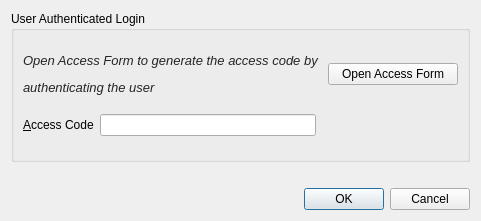
<?xml version="1.0" encoding="UTF-8"?>
<ui version="4.0">
 <class>Dialog</class>
 <widget class="QDialog" name="Dialog">
  <property name="geometry">
   <rect>
    <x>0</x>
    <y>0</y>
    <width>481</width>
    <height>221</height>
   </rect>
  </property>
  <property name="windowTitle">
   <string>Escalation Dialog</string>
  </property>
  <layout class="QVBoxLayout" name="verticalLayout" stretch="1,0,0">
   <item>
    <widget class="QGroupBox" name="group_auth">
     <property name="sizePolicy">
      <sizepolicy hsizetype="Preferred" vsizetype="Ignored">
       <horstretch>0</horstretch>
       <verstretch>0</verstretch>
      </sizepolicy>
     </property>
     <property name="minimumSize">
      <size>
       <width>0</width>
       <height>0</height>
      </size>
     </property>
     <property name="maximumSize">
      <size>
       <width>16777215</width>
       <height>16777215</height>
      </size>
     </property>
     <property name="title">
      <string>User Authenticated Login</string>
     </property>
     <layout class="QGridLayout" name="gridLayout_4">
      <item row="1" column="1">
       <widget class="QLineEdit" name="edit_access_code"/>
      </item>
      <item row="1" column="4">
       <spacer name="horizontalSpacer_2">
        <property name="orientation">
         <enum>Qt::Horizontal</enum>
        </property>
        <property name="sizeHint" stdset="0">
         <size>
          <width>104</width>
          <height>20</height>
         </size>
        </property>
       </spacer>
      </item>
      <item row="0" column="3" colspan="2">
       <widget class="QPushButton" name="authenticate_button">
        <property name="toolTip">
         <string> Open browser to generate the access code by authenticating the user</string>
        </property>
        <property name="text">
         <string>Open Access Form</string>
        </property>
        <property name="autoDefault">
         <bool>false</bool>
        </property>
       </widget>
      </item>
      <item row="1" column="0">
       <widget class="QLabel" name="label_access_code">
        <property name="text">
         <string>&amp;Access Code</string>
        </property>
        <property name="buddy">
         <cstring>edit_access_code</cstring>
        </property>
       </widget>
      </item>
      <item row="0" column="0" colspan="3">
       <widget class="QLabel" name="info_label">
        <property name="enabled">
         <bool>true</bool>
        </property>
        <property name="sizePolicy">
         <sizepolicy hsizetype="Preferred" vsizetype="Fixed">
          <horstretch>0</horstretch>
          <verstretch>0</verstretch>
         </sizepolicy>
        </property>
        <property name="minimumSize">
         <size>
          <width>0</width>
          <height>20</height>
         </size>
        </property>
        <property name="styleSheet">
         <string notr="true"/>
        </property>
        <property name="text">
         <string>&lt;html&gt;&lt;head/&gt;&lt;body&gt;&lt;p&gt;&lt;span style=&quot; font-size:10pt; font-style:italic; color:#242424;&quot;&gt;Open Access Form to generate the access code by &lt;/span&gt;&lt;/p&gt;&lt;p&gt;&lt;span style=&quot; font-size:10pt; font-style:italic; color:#242424;&quot;&gt;authenticating the user&lt;/span&gt;&lt;/p&gt;&lt;/body&gt;&lt;/html&gt;</string>
        </property>
        <property name="textFormat">
         <enum>Qt::AutoText</enum>
        </property>
       </widget>
      </item>
     </layout>
    </widget>
   </item>
   <item>
    <widget class="QLabel" name="error_label">
     <property name="text">
      <string/>
     </property>
    </widget>
   </item>
   <item>
    <widget class="QDialogButtonBox" name="buttonBox">
     <property name="orientation">
      <enum>Qt::Horizontal</enum>
     </property>
     <property name="standardButtons">
      <set>QDialogButtonBox::Cancel|QDialogButtonBox::Ok</set>
     </property>
    </widget>
   </item>
  </layout>
 </widget>
 <resources/>
 <connections>
  <connection>
   <sender>buttonBox</sender>
   <signal>accepted()</signal>
   <receiver>Dialog</receiver>
   <slot>accept()</slot>
   <hints>
    <hint type="sourcelabel">
     <x>248</x>
     <y>254</y>
    </hint>
    <hint type="destinationlabel">
     <x>157</x>
     <y>274</y>
    </hint>
   </hints>
  </connection>
  <connection>
   <sender>buttonBox</sender>
   <signal>rejected()</signal>
   <receiver>Dialog</receiver>
   <slot>reject()</slot>
   <hints>
    <hint type="sourcelabel">
     <x>316</x>
     <y>260</y>
    </hint>
    <hint type="destinationlabel">
     <x>286</x>
     <y>274</y>
    </hint>
   </hints>
  </connection>
 </connections>
</ui>
